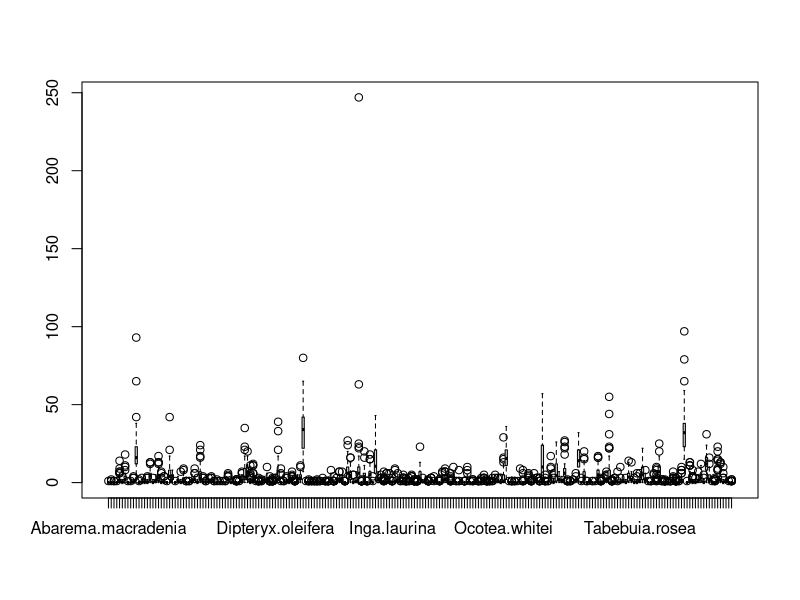
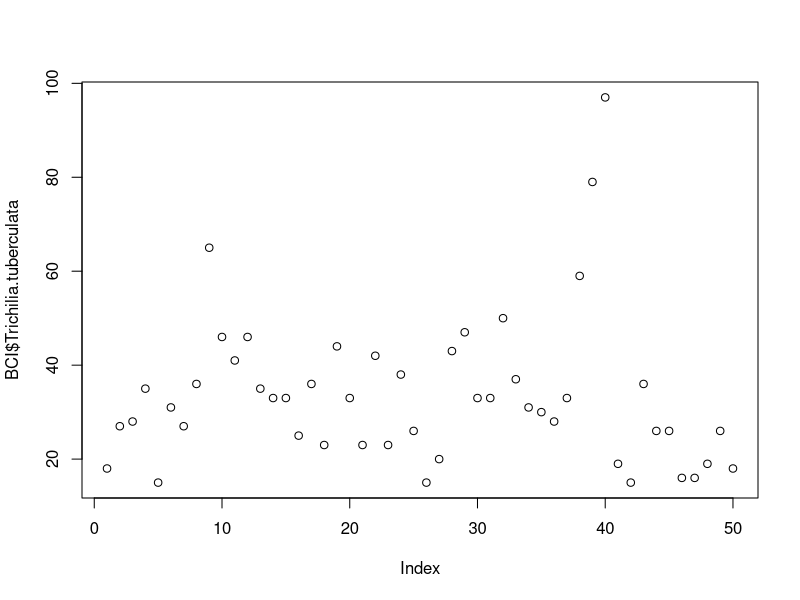
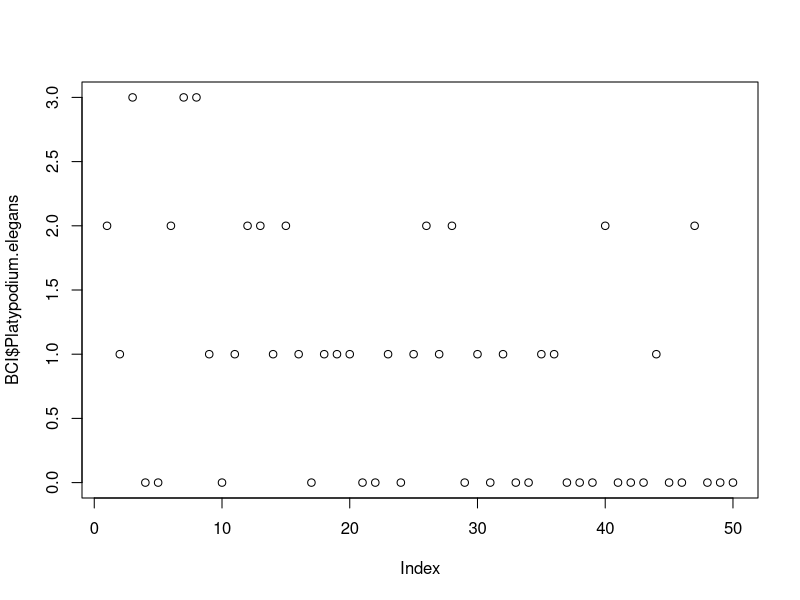
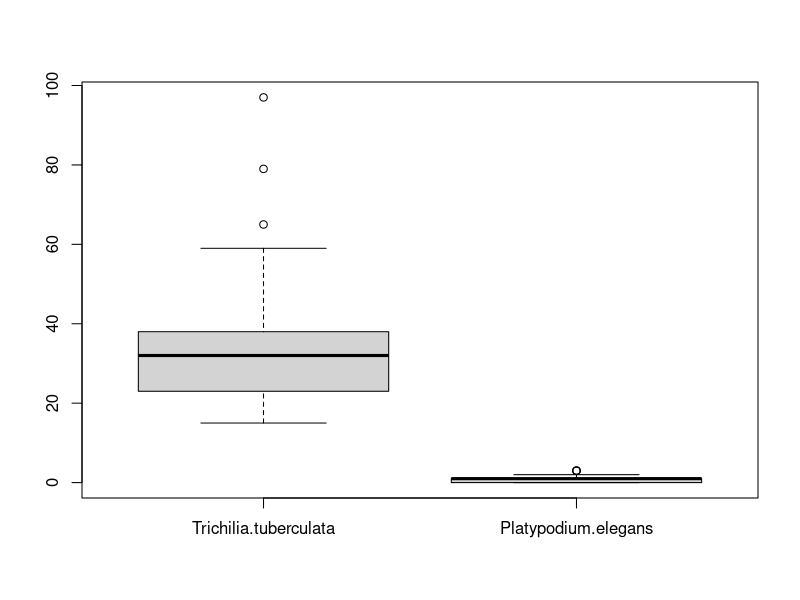
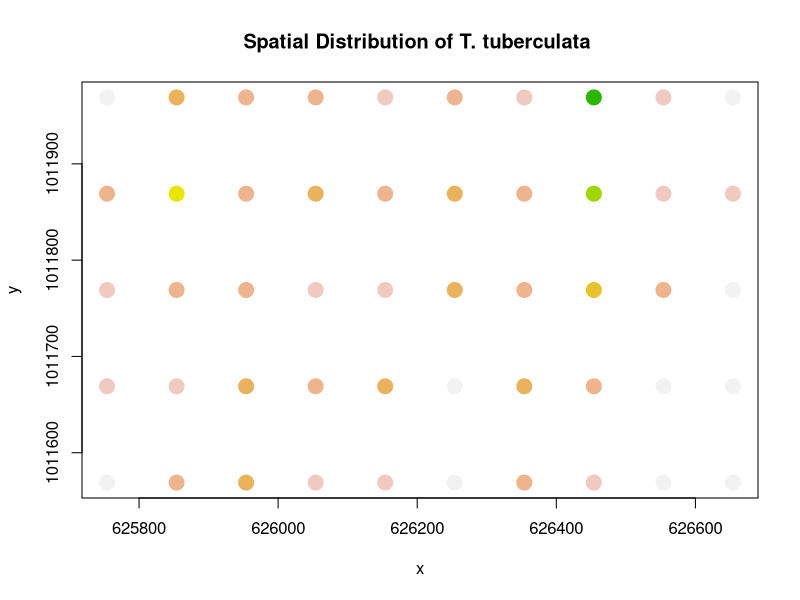
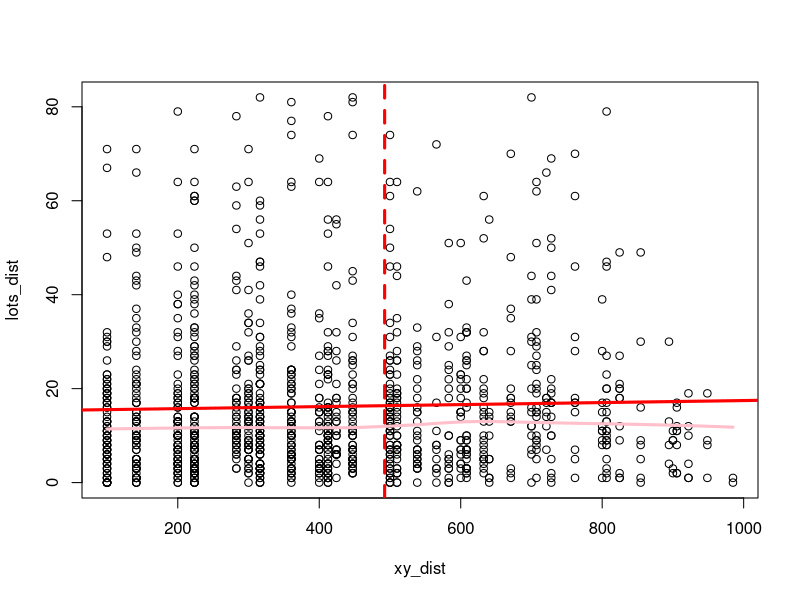
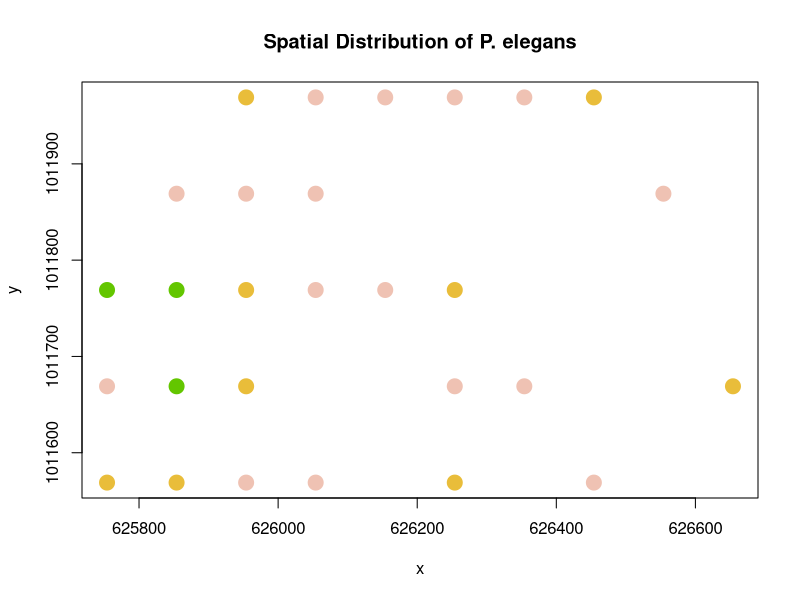
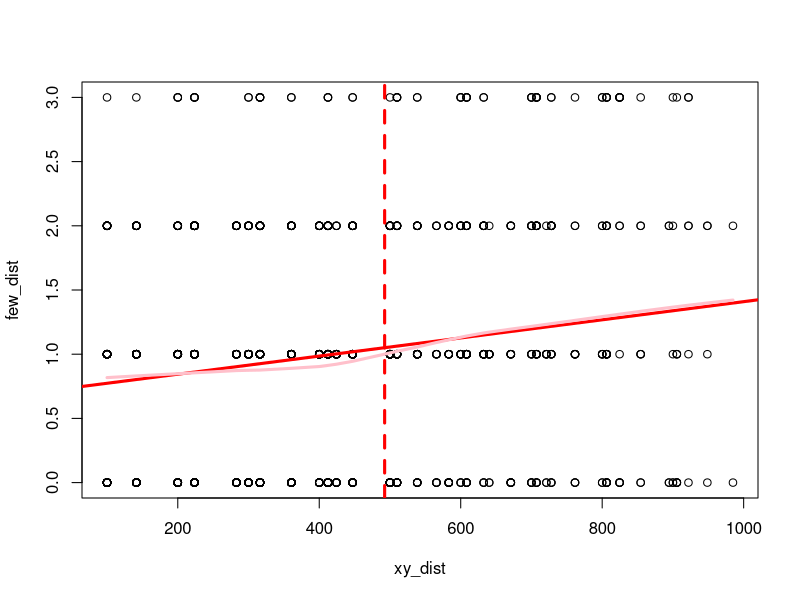

Write R code to recreate these figures, in order. (Note: this script raises an error after producing the figures.)
## ---- chunk 1
library(vegan)
library(nlme)
data(BCI)
BCI_xy = data.frame(x = rep(seq(625754, 626654, by=100), each=5), 
                    y = rep(seq(1011569,  1011969, by=100), len=50))
## ---- chunk 2
boxplot(BCI)
plot(BCI$Trichilia.tuberculata)# abundant
plot(BCI$Platypodium.elegans) # rare, but enough for me to work with
BCI_sub=subset(BCI, select= c(Trichilia.tuberculata, Platypodium.elegans))
BCI_lots=BCI$Trichilia.tuberculata
BCI_few=BCI$Platypodium.elegans

boxplot(BCI_sub)
## ---- chunk 3
#visual summary of abundance
col_brks = hist(BCI_lots, plot=F)$breaks
col_indices = as.numeric(cut(BCI_lots, col_brks))
cols = rev(terrain.colors(length(col_brks)))
plot(BCI_xy, cex=2, pch=19, col=cols[col_indices], main="Spatial Distribution of T. tuberculata ")

#Determine distances
lots_dist = dist(BCI_lots)
xy_dist = dist(BCI_xy)
max_dist = max(xy_dist) / 2

# plot result
plot(xy_dist, lots_dist)
abline(lm(lots_dist ~ xy_dist), lwd=3, col='red') #positive line is pretty level
lines(lowess(xy_dist, lots_dist), lwd=3, col='pink')
abline(v = max_dist, col='red', lwd=3, lty=2) #line is fairly level, certianly levels off with distance. Abundance of this species does not continue to increase with distance

#Compute Correlation
lots_cor = cor(xy_dist, lots_dist)
lots_cor # weakly correlated

#mantel test
lots_mantel = mantel(xy_dist, lots_dist)
lots_mantel # observed spatial patterns not significantly different from random.
## ---- chunk 4
#visual summary of abundance
col_brks = hist(BCI_few, plot=F)$breaks
col_indices = as.numeric(cut(BCI_few, col_brks))
cols = rev(terrain.colors(length(col_brks)))
plot(BCI_xy, cex=2, pch=19, col=cols[col_indices], main="Spatial Distribution of P. elegans")

#Determine distances
few_dist = dist(BCI_few)

# plot result
plot(xy_dist, few_dist)
abline(lm(few_dist ~ xy_dist), lwd=3, col='red') #positive line is pretty level
lines(lowess(xy_dist, few_dist), lwd=3, col='pink')
abline(v = max_dist, col='red', lwd=3, lty=2) #line has distinct positive slope which does not appear to level off, abundance of this species increases with distance (?)

#Compute Correlation
few_cor = cor(xy_dist, few_dist)
few_cor # correlated

#mantel test
few_mantel = mantel(xy_dist, few_dist)
few_mantel # observed spatial patterns are significantly different from random.
## ---- chunk 5
#Structuring data for the models
#thanks to Tom for this workaround

sp_ids = c("Cordia.lasiocalyx", "Hirtella.triandra","Picramnia.latifolia", "Quassia.amara",        "Tabernaemontana.arborea", "Trattinnickia.aspera","Xylopia.macrantha")
response = BCI$Drypetes.standleyi

modeling_dat = data.frame(response,BCI[,which(colnames(BCI) %in% sp_ids)],BCI_xy)

## ---- chunk 6
sp_e = modeling_dat$Tabernaemontana.arborea #cause I dont want to type out Tabernaemontana.arborea a bajillion times, even though I just typed it out an extra time to say that. Actually, now its fun: Taverninmontana.arborday

mod1 = gls(response~sp_e, data=modeling_dat)
summary(mod1)

plot(Variogram(mod1, form= ~ x + y, nugget=T)) #dat nugget

#residuals
res = residuals(mod1)
plot(dist(modeling_dat[, c('x', 'y')]), dist(res))
lines(lowess(dist(modeling_dat[, c('x', 'y')]), dist(res)), col='red', lwd=2)
abline(v = max_dist, col='red', lwd=3, lty=2)

#fit of error model: expodential
mod1_exp = update(mod1, corr=corExp(form=~x + y))
summary(mod1_exp)
plot(Variogram(mod1_exp, maxDist = max_dist)) #yeah, this is bad
plot(Variogram(mod1_exp, resType = 'normalized', maxDist = max_dist))

#fit of error model: rational quadratic
mod1_rat = update(mod1_exp, corr=corRatio(form=~x+y, nugget=T))
summary(mod1_rat)
plot(Variogram(mod1_rat, maxDist = max_dist))
plot(Variogram(mod1_rat, resType = 'n',  maxDist = max_dist)) #much better

#fit of error model: Spherical
mod1_spher = update(mod1_rat, corr=corSpher(form=~x+y, nugget = T))
summary(mod1_spher)
plot(Variogram(mod1_spher, maxDist = max_dist))
plot(Variogram(mod1_spher, resType = 'n',  maxDist = max_dist)) #rational quadratic better

#fit of error model: Gaussian
mod1_gaus = update(mod1_spher, corr=corGaus(form=~x+y, nugget=T))
summary(mod1_gaus)
plot(Variogram(mod1_gaus, maxDist = max_dist))
plot(Variogram(mod1_gaus, resType = 'n',  maxDist = max_dist)) #also pretty good


anova(mod1, mod1_exp, mod1_rat, mod1_spher, mod1_gaus)
#rational quadratic model has lowest AIC, barely
## ---- chunk 7
mod2=gls(response~Cordia.lasiocalyx+Hirtella.triandra+Picramnia.latifolia+Quassia.amara+Tabernaemontana.arborea+Trattinnickia.aspera+Xylopia.macrantha, data=modeling_dat)
summary(mod2)


plot(Variogram(mod2, form=~x+y))

#residuals
res2 = residuals(mod2)
plot(dist(modeling_dat[, c('x', 'y')]), dist(res2))
lines(lowess(dist(modeling_dat[, c('x', 'y')]), dist(res2)), col='red', lwd=2)
abline(v = max_dist, col='red', lwd=3, lty=2)

#fit of error model: expodential
mod2_exp = update(mod2, corr=corExp(form=~x + y))
summary(mod2_exp)
plot(Variogram(mod2_exp, maxDist = max_dist,  data=modeling_dat)) #yeah, this is bad
plot(Variogram(mod2_exp, resType = 'normalized', maxDist = max_dist,  data=modeling_dat))

#fit of error model: rational quadratic
mod2_rat = update(mod2_exp, corr=corRatio(form=~x+y, nugget=T))
summary(mod2_rat)
plot(Variogram(mod2_rat, maxDist = max_dist,  data=modeling_dat))
plot(Variogram(mod2_rat, resType = 'n',  maxDist = max_dist,  data=modeling_dat)) 

#fit of error model: Spherical
mod2_spher = update(mod2_rat, corr=corSpher(form=~x+y, nugget = T))
summary(mod2_spher)
plot(Variogram(mod2_spher, maxDist = max_dist,  data=modeling_datt))
plot(Variogram(mod2_spher, resType = 'n',  maxDist = max_dist,  data=modeling_dat)) 

#fit of error model: Gaussian
mod2_gaus = update(mod2_spher, corr=corGaus(form=~x+y, nugget=T))
summary(mod2_gaus)
plot(Variogram(mod2_gaus, maxDist = max_dist))
plot(Variogram(mod2_gaus, resType = 'n',  maxDist = max_dist)) 


anova(mod2, mod2_exp, mod2_rat, mod2_spher, mod2_gaus)
#exponential model has lowest AIC, barely. 


